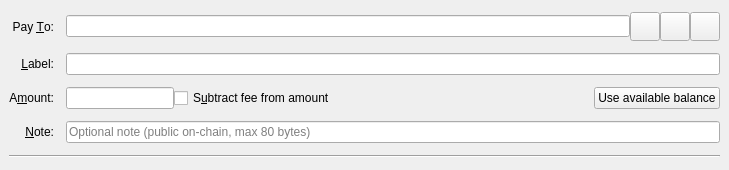
<?xml version="1.0" encoding="UTF-8"?>
<ui version="4.0">
 <class>SendCoinsEntry</class>
 <widget class="QStackedWidget" name="SendCoinsEntry">
  <property name="geometry">
   <rect>
    <x>0</x>
    <y>0</y>
    <width>729</width>
    <height>170</height>
   </rect>
  </property>
  <property name="focusPolicy">
   <enum>Qt::TabFocus</enum>
  </property>
  <property name="autoFillBackground">
   <bool>false</bool>
  </property>
  <widget class="QFrame" name="SendCoins">
   <property name="toolTip">
    <string>This is a normal payment.</string>
   </property>
   <property name="frameShape">
    <enum>QFrame::NoFrame</enum>
   </property>
   <layout class="QGridLayout" name="gridLayout">
    <property name="topMargin">
     <number>8</number>
    </property>
    <property name="bottomMargin">
     <number>4</number>
    </property>
    <property name="horizontalSpacing">
     <number>12</number>
    </property>
    <property name="verticalSpacing">
     <number>8</number>
    </property>
    <item row="0" column="0">
     <widget class="QLabel" name="payToLabel">
      <property name="text">
       <string>Pay &amp;To:</string>
      </property>
      <property name="alignment">
       <set>Qt::AlignRight|Qt::AlignTrailing|Qt::AlignVCenter</set>
      </property>
      <property name="buddy">
       <cstring>payTo</cstring>
      </property>
     </widget>
    </item>
    <item row="0" column="1">
     <layout class="QHBoxLayout" name="payToLayout">
      <property name="spacing">
       <number>0</number>
      </property>
      <item>
       <widget class="QValidatedLineEdit" name="payTo">
        <property name="toolTip">
         <string>The Badcoin address to send the payment to</string>
        </property>
       </widget>
      </item>
      <item>
       <widget class="QToolButton" name="addressBookButton">
        <property name="toolTip">
         <string>Choose previously used address</string>
        </property>
        <property name="text">
         <string/>
        </property>
        <property name="icon">
         <iconset resource="../bitcoin.qrc">
          <normaloff>:/icons/address-book</normaloff>:/icons/address-book</iconset>
        </property>
        <property name="iconSize">
         <size>
          <width>22</width>
          <height>22</height>
         </size>
        </property>
        <property name="shortcut">
         <string>Alt+A</string>
        </property>
       </widget>
      </item>
      <item>
       <widget class="QToolButton" name="pasteButton">
        <property name="toolTip">
         <string>Paste address from clipboard</string>
        </property>
        <property name="text">
         <string/>
        </property>
        <property name="icon">
         <iconset resource="../bitcoin.qrc">
          <normaloff>:/icons/editpaste</normaloff>:/icons/editpaste</iconset>
        </property>
        <property name="iconSize">
         <size>
          <width>22</width>
          <height>22</height>
         </size>
        </property>
        <property name="shortcut">
         <string>Alt+P</string>
        </property>
       </widget>
      </item>
      <item>
       <widget class="QToolButton" name="deleteButton">
        <property name="toolTip">
         <string>Remove this entry</string>
        </property>
        <property name="text">
         <string/>
        </property>
        <property name="icon">
         <iconset resource="../bitcoin.qrc">
          <normaloff>:/icons/remove</normaloff>:/icons/remove</iconset>
        </property>
        <property name="iconSize">
         <size>
          <width>22</width>
          <height>22</height>
         </size>
        </property>
       </widget>
      </item>
     </layout>
    </item>
    <item row="1" column="0">
     <widget class="QLabel" name="labellLabel">
      <property name="text">
       <string>&amp;Label:</string>
      </property>
      <property name="alignment">
       <set>Qt::AlignRight|Qt::AlignTrailing|Qt::AlignVCenter</set>
      </property>
      <property name="buddy">
       <cstring>addAsLabel</cstring>
      </property>
     </widget>
    </item>
    <item row="1" column="1">
     <widget class="QLineEdit" name="addAsLabel">
      <property name="toolTip">
       <string>Enter a label for this address to add it to the list of used addresses</string>
      </property>
     </widget>
    </item>
    <item row="2" column="0">
     <widget class="QLabel" name="amountLabel">
      <property name="text">
       <string>A&amp;mount:</string>
      </property>
      <property name="alignment">
       <set>Qt::AlignRight|Qt::AlignTrailing|Qt::AlignVCenter</set>
      </property>
      <property name="buddy">
       <cstring>payAmount</cstring>
      </property>
     </widget>
    </item>
    <item row="2" column="1">
     <layout class="QHBoxLayout" name="horizontalLayoutAmount" stretch="0,1,0">
      <item>
       <widget class="BitcoinAmountField" name="payAmount"/>
      </item>
      <item>
       <widget class="QCheckBox" name="checkboxSubtractFeeFromAmount">
        <property name="toolTip">
         <string>The fee will be deducted from the amount being sent. The recipient will receive less badcoins than you enter in the amount field. If multiple recipients are selected, the fee is split equally.</string>
        </property>
        <property name="text">
         <string>S&amp;ubtract fee from amount</string>
        </property>
       </widget>
      </item>
      <item>
       <widget class="QPushButton" name="useAvailableBalanceButton">
        <property name="text">
         <string>Use available balance</string>
        </property>
       </widget>
      </item>
     </layout>
    </item>
    <item row="3" column="0">
     <widget class="QLabel" name="messageLabel">
      <property name="text">
       <string>&amp;Note:</string>
      </property>
      <property name="alignment">
       <set>Qt::AlignRight|Qt::AlignTrailing|Qt::AlignVCenter</set>
      </property>
      <property name="buddy">
       <cstring>messageTextLabel</cstring>
      </property>
     </widget>
    </item>
    <item row="3" column="1">
     <widget class="QLineEdit" name="messageTextLabel">
      <property name="toolTip">
       <string>Optional public on-chain note (OP_RETURN). Anyone can read this forever on the blockchain. Leave blank for a private send. Max 80 UTF-8 bytes.</string>
      </property>
      <property name="placeholderText">
       <string>Optional note (public on-chain, max 80 bytes)</string>
      </property>
      <property name="maxLength">
       <number>80</number>
      </property>
     </widget>
    </item>
    <item row="4" column="0" colspan="2">
     <widget class="Line" name="line">
      <property name="orientation">
       <enum>Qt::Horizontal</enum>
      </property>
     </widget>
    </item>
   </layout>
  </widget>
  <widget class="QFrame" name="SendCoins_UnauthenticatedPaymentRequest">
   <property name="palette">
    <palette>
     <active>
      <colorrole role="WindowText">
       <brush brushstyle="SolidPattern">
        <color alpha="255">
         <red>0</red>
         <green>0</green>
         <blue>0</blue>
        </color>
       </brush>
      </colorrole>
      <colorrole role="Button">
       <brush brushstyle="SolidPattern">
        <color alpha="255">
         <red>255</red>
         <green>255</green>
         <blue>127</blue>
        </color>
       </brush>
      </colorrole>
      <colorrole role="Light">
       <brush brushstyle="SolidPattern">
        <color alpha="255">
         <red>255</red>
         <green>255</green>
         <blue>255</blue>
        </color>
       </brush>
      </colorrole>
      <colorrole role="Midlight">
       <brush brushstyle="SolidPattern">
        <color alpha="255">
         <red>255</red>
         <green>255</green>
         <blue>191</blue>
        </color>
       </brush>
      </colorrole>
      <colorrole role="Dark">
       <brush brushstyle="SolidPattern">
        <color alpha="255">
         <red>127</red>
         <green>127</green>
         <blue>63</blue>
        </color>
       </brush>
      </colorrole>
      <colorrole role="Mid">
       <brush brushstyle="SolidPattern">
        <color alpha="255">
         <red>170</red>
         <green>170</green>
         <blue>84</blue>
        </color>
       </brush>
      </colorrole>
      <colorrole role="Text">
       <brush brushstyle="SolidPattern">
        <color alpha="255">
         <red>0</red>
         <green>0</green>
         <blue>0</blue>
        </color>
       </brush>
      </colorrole>
      <colorrole role="BrightText">
       <brush brushstyle="SolidPattern">
        <color alpha="255">
         <red>255</red>
         <green>255</green>
         <blue>255</blue>
        </color>
       </brush>
      </colorrole>
      <colorrole role="ButtonText">
       <brush brushstyle="SolidPattern">
        <color alpha="255">
         <red>0</red>
         <green>0</green>
         <blue>0</blue>
        </color>
       </brush>
      </colorrole>
      <colorrole role="Base">
       <brush brushstyle="SolidPattern">
        <color alpha="255">
         <red>255</red>
         <green>255</green>
         <blue>255</blue>
        </color>
       </brush>
      </colorrole>
      <colorrole role="Window">
       <brush brushstyle="SolidPattern">
        <color alpha="255">
         <red>255</red>
         <green>255</green>
         <blue>127</blue>
        </color>
       </brush>
      </colorrole>
      <colorrole role="Shadow">
       <brush brushstyle="SolidPattern">
        <color alpha="255">
         <red>0</red>
         <green>0</green>
         <blue>0</blue>
        </color>
       </brush>
      </colorrole>
      <colorrole role="AlternateBase">
       <brush brushstyle="SolidPattern">
        <color alpha="255">
         <red>255</red>
         <green>255</green>
         <blue>191</blue>
        </color>
       </brush>
      </colorrole>
      <colorrole role="ToolTipBase">
       <brush brushstyle="SolidPattern">
        <color alpha="255">
         <red>255</red>
         <green>255</green>
         <blue>220</blue>
        </color>
       </brush>
      </colorrole>
      <colorrole role="ToolTipText">
       <brush brushstyle="SolidPattern">
        <color alpha="255">
         <red>0</red>
         <green>0</green>
         <blue>0</blue>
        </color>
       </brush>
      </colorrole>
     </active>
     <inactive>
      <colorrole role="WindowText">
       <brush brushstyle="SolidPattern">
        <color alpha="255">
         <red>0</red>
         <green>0</green>
         <blue>0</blue>
        </color>
       </brush>
      </colorrole>
      <colorrole role="Button">
       <brush brushstyle="SolidPattern">
        <color alpha="255">
         <red>255</red>
         <green>255</green>
         <blue>127</blue>
        </color>
       </brush>
      </colorrole>
      <colorrole role="Light">
       <brush brushstyle="SolidPattern">
        <color alpha="255">
         <red>255</red>
         <green>255</green>
         <blue>255</blue>
        </color>
       </brush>
      </colorrole>
      <colorrole role="Midlight">
       <brush brushstyle="SolidPattern">
        <color alpha="255">
         <red>255</red>
         <green>255</green>
         <blue>191</blue>
        </color>
       </brush>
      </colorrole>
      <colorrole role="Dark">
       <brush brushstyle="SolidPattern">
        <color alpha="255">
         <red>127</red>
         <green>127</green>
         <blue>63</blue>
        </color>
       </brush>
      </colorrole>
      <colorrole role="Mid">
       <brush brushstyle="SolidPattern">
        <color alpha="255">
         <red>170</red>
         <green>170</green>
         <blue>84</blue>
        </color>
       </brush>
      </colorrole>
      <colorrole role="Text">
       <brush brushstyle="SolidPattern">
        <color alpha="255">
         <red>0</red>
         <green>0</green>
         <blue>0</blue>
        </color>
       </brush>
      </colorrole>
      <colorrole role="BrightText">
       <brush brushstyle="SolidPattern">
        <color alpha="255">
         <red>255</red>
         <green>255</green>
         <blue>255</blue>
        </color>
       </brush>
      </colorrole>
      <colorrole role="ButtonText">
       <brush brushstyle="SolidPattern">
        <color alpha="255">
         <red>0</red>
         <green>0</green>
         <blue>0</blue>
        </color>
       </brush>
      </colorrole>
      <colorrole role="Base">
       <brush brushstyle="SolidPattern">
        <color alpha="255">
         <red>255</red>
         <green>255</green>
         <blue>255</blue>
        </color>
       </brush>
      </colorrole>
      <colorrole role="Window">
       <brush brushstyle="SolidPattern">
        <color alpha="255">
         <red>255</red>
         <green>255</green>
         <blue>127</blue>
        </color>
       </brush>
      </colorrole>
      <colorrole role="Shadow">
       <brush brushstyle="SolidPattern">
        <color alpha="255">
         <red>0</red>
         <green>0</green>
         <blue>0</blue>
        </color>
       </brush>
      </colorrole>
      <colorrole role="AlternateBase">
       <brush brushstyle="SolidPattern">
        <color alpha="255">
         <red>255</red>
         <green>255</green>
         <blue>191</blue>
        </color>
       </brush>
      </colorrole>
      <colorrole role="ToolTipBase">
       <brush brushstyle="SolidPattern">
        <color alpha="255">
         <red>255</red>
         <green>255</green>
         <blue>220</blue>
        </color>
       </brush>
      </colorrole>
      <colorrole role="ToolTipText">
       <brush brushstyle="SolidPattern">
        <color alpha="255">
         <red>0</red>
         <green>0</green>
         <blue>0</blue>
        </color>
       </brush>
      </colorrole>
     </inactive>
     <disabled>
      <colorrole role="WindowText">
       <brush brushstyle="SolidPattern">
        <color alpha="255">
         <red>127</red>
         <green>127</green>
         <blue>63</blue>
        </color>
       </brush>
      </colorrole>
      <colorrole role="Button">
       <brush brushstyle="SolidPattern">
        <color alpha="255">
         <red>255</red>
         <green>255</green>
         <blue>127</blue>
        </color>
       </brush>
      </colorrole>
      <colorrole role="Light">
       <brush brushstyle="SolidPattern">
        <color alpha="255">
         <red>255</red>
         <green>255</green>
         <blue>255</blue>
        </color>
       </brush>
      </colorrole>
      <colorrole role="Midlight">
       <brush brushstyle="SolidPattern">
        <color alpha="255">
         <red>255</red>
         <green>255</green>
         <blue>191</blue>
        </color>
       </brush>
      </colorrole>
      <colorrole role="Dark">
       <brush brushstyle="SolidPattern">
        <color alpha="255">
         <red>127</red>
         <green>127</green>
         <blue>63</blue>
        </color>
       </brush>
      </colorrole>
      <colorrole role="Mid">
       <brush brushstyle="SolidPattern">
        <color alpha="255">
         <red>170</red>
         <green>170</green>
         <blue>84</blue>
        </color>
       </brush>
      </colorrole>
      <colorrole role="Text">
       <brush brushstyle="SolidPattern">
        <color alpha="255">
         <red>127</red>
         <green>127</green>
         <blue>63</blue>
        </color>
       </brush>
      </colorrole>
      <colorrole role="BrightText">
       <brush brushstyle="SolidPattern">
        <color alpha="255">
         <red>255</red>
         <green>255</green>
         <blue>255</blue>
        </color>
       </brush>
      </colorrole>
      <colorrole role="ButtonText">
       <brush brushstyle="SolidPattern">
        <color alpha="255">
         <red>127</red>
         <green>127</green>
         <blue>63</blue>
        </color>
       </brush>
      </colorrole>
      <colorrole role="Base">
       <brush brushstyle="SolidPattern">
        <color alpha="255">
         <red>255</red>
         <green>255</green>
         <blue>127</blue>
        </color>
       </brush>
      </colorrole>
      <colorrole role="Window">
       <brush brushstyle="SolidPattern">
        <color alpha="255">
         <red>255</red>
         <green>255</green>
         <blue>127</blue>
        </color>
       </brush>
      </colorrole>
      <colorrole role="Shadow">
       <brush brushstyle="SolidPattern">
        <color alpha="255">
         <red>0</red>
         <green>0</green>
         <blue>0</blue>
        </color>
       </brush>
      </colorrole>
      <colorrole role="AlternateBase">
       <brush brushstyle="SolidPattern">
        <color alpha="255">
         <red>255</red>
         <green>255</green>
         <blue>127</blue>
        </color>
       </brush>
      </colorrole>
      <colorrole role="ToolTipBase">
       <brush brushstyle="SolidPattern">
        <color alpha="255">
         <red>255</red>
         <green>255</green>
         <blue>220</blue>
        </color>
       </brush>
      </colorrole>
      <colorrole role="ToolTipText">
       <brush brushstyle="SolidPattern">
        <color alpha="255">
         <red>0</red>
         <green>0</green>
         <blue>0</blue>
        </color>
       </brush>
      </colorrole>
     </disabled>
    </palette>
   </property>
   <property name="toolTip">
    <string>This is an unauthenticated payment request.</string>
   </property>
   <property name="autoFillBackground">
    <bool>true</bool>
   </property>
   <property name="frameShape">
    <enum>QFrame::NoFrame</enum>
   </property>
   <layout class="QGridLayout" name="gridLayout_is">
    <property name="spacing">
     <number>12</number>
    </property>
    <item row="0" column="0">
     <widget class="QLabel" name="payToLabel_is">
      <property name="text">
       <string>Pay To:</string>
      </property>
      <property name="alignment">
       <set>Qt::AlignRight|Qt::AlignTrailing|Qt::AlignVCenter</set>
      </property>
     </widget>
    </item>
    <item row="0" column="1">
     <layout class="QHBoxLayout" name="payToLayout_is">
      <property name="spacing">
       <number>0</number>
      </property>
      <item>
       <widget class="QLabel" name="payTo_is"/>
      </item>
      <item>
       <widget class="QToolButton" name="deleteButton_is">
        <property name="toolTip">
         <string>Remove this entry</string>
        </property>
        <property name="text">
         <string/>
        </property>
        <property name="icon">
         <iconset resource="../bitcoin.qrc">
          <normaloff>:/icons/remove</normaloff>:/icons/remove</iconset>
        </property>
       </widget>
      </item>
     </layout>
    </item>
    <item row="1" column="0">
     <widget class="QLabel" name="memoLabel_is">
      <property name="text">
       <string>Memo:</string>
      </property>
      <property name="alignment">
       <set>Qt::AlignRight|Qt::AlignTrailing|Qt::AlignVCenter</set>
      </property>
     </widget>
    </item>
    <item row="1" column="1">
     <widget class="QLabel" name="memoTextLabel_is">
      <property name="textFormat">
       <enum>Qt::PlainText</enum>
      </property>
     </widget>
    </item>
    <item row="2" column="0">
     <widget class="QLabel" name="amountLabel_is">
      <property name="text">
       <string>A&amp;mount:</string>
      </property>
      <property name="alignment">
       <set>Qt::AlignRight|Qt::AlignTrailing|Qt::AlignVCenter</set>
      </property>
      <property name="buddy">
       <cstring>payAmount_is</cstring>
      </property>
     </widget>
    </item>
    <item row="2" column="1">
     <widget class="BitcoinAmountField" name="payAmount_is">
      <property name="acceptDrops">
       <bool>false</bool>
      </property>
     </widget>
    </item>
   </layout>
  </widget>
  <widget class="QFrame" name="SendCoins_AuthenticatedPaymentRequest">
   <property name="palette">
    <palette>
     <active>
      <colorrole role="WindowText">
       <brush brushstyle="SolidPattern">
        <color alpha="255">
         <red>0</red>
         <green>0</green>
         <blue>0</blue>
        </color>
       </brush>
      </colorrole>
      <colorrole role="Button">
       <brush brushstyle="SolidPattern">
        <color alpha="255">
         <red>140</red>
         <green>232</green>
         <blue>119</blue>
        </color>
       </brush>
      </colorrole>
      <colorrole role="Light">
       <brush brushstyle="SolidPattern">
        <color alpha="255">
         <red>230</red>
         <green>255</green>
         <blue>224</blue>
        </color>
       </brush>
      </colorrole>
      <colorrole role="Midlight">
       <brush brushstyle="SolidPattern">
        <color alpha="255">
         <red>185</red>
         <green>243</green>
         <blue>171</blue>
        </color>
       </brush>
      </colorrole>
      <colorrole role="Dark">
       <brush brushstyle="SolidPattern">
        <color alpha="255">
         <red>70</red>
         <green>116</green>
         <blue>59</blue>
        </color>
       </brush>
      </colorrole>
      <colorrole role="Mid">
       <brush brushstyle="SolidPattern">
        <color alpha="255">
         <red>93</red>
         <green>155</green>
         <blue>79</blue>
        </color>
       </brush>
      </colorrole>
      <colorrole role="Text">
       <brush brushstyle="SolidPattern">
        <color alpha="255">
         <red>0</red>
         <green>0</green>
         <blue>0</blue>
        </color>
       </brush>
      </colorrole>
      <colorrole role="BrightText">
       <brush brushstyle="SolidPattern">
        <color alpha="255">
         <red>155</red>
         <green>255</green>
         <blue>147</blue>
        </color>
       </brush>
      </colorrole>
      <colorrole role="ButtonText">
       <brush brushstyle="SolidPattern">
        <color alpha="255">
         <red>0</red>
         <green>0</green>
         <blue>0</blue>
        </color>
       </brush>
      </colorrole>
      <colorrole role="Base">
       <brush brushstyle="SolidPattern">
        <color alpha="255">
         <red>119</red>
         <green>255</green>
         <blue>233</blue>
        </color>
       </brush>
      </colorrole>
      <colorrole role="Window">
       <brush brushstyle="SolidPattern">
        <color alpha="255">
         <red>140</red>
         <green>232</green>
         <blue>119</blue>
        </color>
       </brush>
      </colorrole>
      <colorrole role="Shadow">
       <brush brushstyle="SolidPattern">
        <color alpha="255">
         <red>0</red>
         <green>0</green>
         <blue>0</blue>
        </color>
       </brush>
      </colorrole>
      <colorrole role="AlternateBase">
       <brush brushstyle="SolidPattern">
        <color alpha="255">
         <red>197</red>
         <green>243</green>
         <blue>187</blue>
        </color>
       </brush>
      </colorrole>
      <colorrole role="NoRole">
       <brush brushstyle="SolidPattern">
        <color alpha="255">
         <red>125</red>
         <green>194</green>
         <blue>122</blue>
        </color>
       </brush>
      </colorrole>
      <colorrole role="ToolTipBase">
       <brush brushstyle="SolidPattern">
        <color alpha="255">
         <red>255</red>
         <green>255</green>
         <blue>220</blue>
        </color>
       </brush>
      </colorrole>
      <colorrole role="ToolTipText">
       <brush brushstyle="SolidPattern">
        <color alpha="255">
         <red>0</red>
         <green>0</green>
         <blue>0</blue>
        </color>
       </brush>
      </colorrole>
     </active>
     <inactive>
      <colorrole role="WindowText">
       <brush brushstyle="SolidPattern">
        <color alpha="255">
         <red>0</red>
         <green>0</green>
         <blue>0</blue>
        </color>
       </brush>
      </colorrole>
      <colorrole role="Button">
       <brush brushstyle="SolidPattern">
        <color alpha="255">
         <red>140</red>
         <green>232</green>
         <blue>119</blue>
        </color>
       </brush>
      </colorrole>
      <colorrole role="Light">
       <brush brushstyle="SolidPattern">
        <color alpha="255">
         <red>230</red>
         <green>255</green>
         <blue>224</blue>
        </color>
       </brush>
      </colorrole>
      <colorrole role="Midlight">
       <brush brushstyle="SolidPattern">
        <color alpha="255">
         <red>185</red>
         <green>243</green>
         <blue>171</blue>
        </color>
       </brush>
      </colorrole>
      <colorrole role="Dark">
       <brush brushstyle="SolidPattern">
        <color alpha="255">
         <red>70</red>
         <green>116</green>
         <blue>59</blue>
        </color>
       </brush>
      </colorrole>
      <colorrole role="Mid">
       <brush brushstyle="SolidPattern">
        <color alpha="255">
         <red>93</red>
         <green>155</green>
         <blue>79</blue>
        </color>
       </brush>
      </colorrole>
      <colorrole role="Text">
       <brush brushstyle="SolidPattern">
        <color alpha="255">
         <red>0</red>
         <green>0</green>
         <blue>0</blue>
        </color>
       </brush>
      </colorrole>
      <colorrole role="BrightText">
       <brush brushstyle="SolidPattern">
        <color alpha="255">
         <red>155</red>
         <green>255</green>
         <blue>147</blue>
        </color>
       </brush>
      </colorrole>
      <colorrole role="ButtonText">
       <brush brushstyle="SolidPattern">
        <color alpha="255">
         <red>0</red>
         <green>0</green>
         <blue>0</blue>
        </color>
       </brush>
      </colorrole>
      <colorrole role="Base">
       <brush brushstyle="SolidPattern">
        <color alpha="255">
         <red>119</red>
         <green>255</green>
         <blue>233</blue>
        </color>
       </brush>
      </colorrole>
      <colorrole role="Window">
       <brush brushstyle="SolidPattern">
        <color alpha="255">
         <red>140</red>
         <green>232</green>
         <blue>119</blue>
        </color>
       </brush>
      </colorrole>
      <colorrole role="Shadow">
       <brush brushstyle="SolidPattern">
        <color alpha="255">
         <red>0</red>
         <green>0</green>
         <blue>0</blue>
        </color>
       </brush>
      </colorrole>
      <colorrole role="AlternateBase">
       <brush brushstyle="SolidPattern">
        <color alpha="255">
         <red>197</red>
         <green>243</green>
         <blue>187</blue>
        </color>
       </brush>
      </colorrole>
      <colorrole role="NoRole">
       <brush brushstyle="SolidPattern">
        <color alpha="255">
         <red>125</red>
         <green>194</green>
         <blue>122</blue>
        </color>
       </brush>
      </colorrole>
      <colorrole role="ToolTipBase">
       <brush brushstyle="SolidPattern">
        <color alpha="255">
         <red>255</red>
         <green>255</green>
         <blue>220</blue>
        </color>
       </brush>
      </colorrole>
      <colorrole role="ToolTipText">
       <brush brushstyle="SolidPattern">
        <color alpha="255">
         <red>0</red>
         <green>0</green>
         <blue>0</blue>
        </color>
       </brush>
      </colorrole>
     </inactive>
     <disabled>
      <colorrole role="WindowText">
       <brush brushstyle="SolidPattern">
        <color alpha="255">
         <red>70</red>
         <green>116</green>
         <blue>59</blue>
        </color>
       </brush>
      </colorrole>
      <colorrole role="Button">
       <brush brushstyle="SolidPattern">
        <color alpha="255">
         <red>140</red>
         <green>232</green>
         <blue>119</blue>
        </color>
       </brush>
      </colorrole>
      <colorrole role="Light">
       <brush brushstyle="SolidPattern">
        <color alpha="255">
         <red>230</red>
         <green>255</green>
         <blue>224</blue>
        </color>
       </brush>
      </colorrole>
      <colorrole role="Midlight">
       <brush brushstyle="SolidPattern">
        <color alpha="255">
         <red>185</red>
         <green>243</green>
         <blue>171</blue>
        </color>
       </brush>
      </colorrole>
      <colorrole role="Dark">
       <brush brushstyle="SolidPattern">
        <color alpha="255">
         <red>70</red>
         <green>116</green>
         <blue>59</blue>
        </color>
       </brush>
      </colorrole>
      <colorrole role="Mid">
       <brush brushstyle="SolidPattern">
        <color alpha="255">
         <red>93</red>
         <green>155</green>
         <blue>79</blue>
        </color>
       </brush>
      </colorrole>
      <colorrole role="Text">
       <brush brushstyle="SolidPattern">
        <color alpha="255">
         <red>70</red>
         <green>116</green>
         <blue>59</blue>
        </color>
       </brush>
      </colorrole>
      <colorrole role="BrightText">
       <brush brushstyle="SolidPattern">
        <color alpha="255">
         <red>155</red>
         <green>255</green>
         <blue>147</blue>
        </color>
       </brush>
      </colorrole>
      <colorrole role="ButtonText">
       <brush brushstyle="SolidPattern">
        <color alpha="255">
         <red>70</red>
         <green>116</green>
         <blue>59</blue>
        </color>
       </brush>
      </colorrole>
      <colorrole role="Base">
       <brush brushstyle="SolidPattern">
        <color alpha="255">
         <red>140</red>
         <green>232</green>
         <blue>119</blue>
        </color>
       </brush>
      </colorrole>
      <colorrole role="Window">
       <brush brushstyle="SolidPattern">
        <color alpha="255">
         <red>140</red>
         <green>232</green>
         <blue>119</blue>
        </color>
       </brush>
      </colorrole>
      <colorrole role="Shadow">
       <brush brushstyle="SolidPattern">
        <color alpha="255">
         <red>0</red>
         <green>0</green>
         <blue>0</blue>
        </color>
       </brush>
      </colorrole>
      <colorrole role="AlternateBase">
       <brush brushstyle="SolidPattern">
        <color alpha="255">
         <red>140</red>
         <green>232</green>
         <blue>119</blue>
        </color>
       </brush>
      </colorrole>
      <colorrole role="NoRole">
       <brush brushstyle="SolidPattern">
        <color alpha="255">
         <red>125</red>
         <green>194</green>
         <blue>122</blue>
        </color>
       </brush>
      </colorrole>
      <colorrole role="ToolTipBase">
       <brush brushstyle="SolidPattern">
        <color alpha="255">
         <red>255</red>
         <green>255</green>
         <blue>220</blue>
        </color>
       </brush>
      </colorrole>
      <colorrole role="ToolTipText">
       <brush brushstyle="SolidPattern">
        <color alpha="255">
         <red>0</red>
         <green>0</green>
         <blue>0</blue>
        </color>
       </brush>
      </colorrole>
     </disabled>
    </palette>
   </property>
   <property name="toolTip">
    <string>This is an authenticated payment request.</string>
   </property>
   <property name="autoFillBackground">
    <bool>true</bool>
   </property>
   <property name="frameShape">
    <enum>QFrame::NoFrame</enum>
   </property>
   <layout class="QGridLayout" name="gridLayout_s">
    <property name="spacing">
     <number>12</number>
    </property>
    <item row="0" column="0">
     <widget class="QLabel" name="payToLabel_s">
      <property name="text">
       <string>Pay To:</string>
      </property>
      <property name="alignment">
       <set>Qt::AlignRight|Qt::AlignTrailing|Qt::AlignVCenter</set>
      </property>
     </widget>
    </item>
    <item row="0" column="1">
     <layout class="QHBoxLayout" name="payToLayout_s">
      <property name="spacing">
       <number>0</number>
      </property>
      <item>
       <widget class="QLabel" name="payTo_s">
        <property name="textFormat">
         <enum>Qt::PlainText</enum>
        </property>
       </widget>
      </item>
      <item>
       <widget class="QToolButton" name="deleteButton_s">
        <property name="toolTip">
         <string>Remove this entry</string>
        </property>
        <property name="text">
         <string/>
        </property>
        <property name="icon">
         <iconset resource="../bitcoin.qrc">
          <normaloff>:/icons/remove</normaloff>:/icons/remove</iconset>
        </property>
       </widget>
      </item>
     </layout>
    </item>
    <item row="1" column="0">
     <widget class="QLabel" name="memoLabel_s">
      <property name="text">
       <string>Memo:</string>
      </property>
      <property name="alignment">
       <set>Qt::AlignRight|Qt::AlignTrailing|Qt::AlignVCenter</set>
      </property>
     </widget>
    </item>
    <item row="1" column="1">
     <widget class="QLabel" name="memoTextLabel_s">
      <property name="textFormat">
       <enum>Qt::PlainText</enum>
      </property>
     </widget>
    </item>
    <item row="2" column="0">
     <widget class="QLabel" name="amountLabel_s">
      <property name="text">
       <string>A&amp;mount:</string>
      </property>
      <property name="alignment">
       <set>Qt::AlignRight|Qt::AlignTrailing|Qt::AlignVCenter</set>
      </property>
      <property name="buddy">
       <cstring>payAmount_s</cstring>
      </property>
     </widget>
    </item>
    <item row="2" column="1">
     <widget class="BitcoinAmountField" name="payAmount_s">
      <property name="acceptDrops">
       <bool>false</bool>
      </property>
     </widget>
    </item>
   </layout>
  </widget>
 </widget>
 <customwidgets>
  <customwidget>
   <class>QValidatedLineEdit</class>
   <extends>QLineEdit</extends>
   <header>qt/qvalidatedlineedit.h</header>
  </customwidget>
  <customwidget>
   <class>BitcoinAmountField</class>
   <extends>QLineEdit</extends>
   <header>qt/bitcoinamountfield.h</header>
  </customwidget>
 </customwidgets>
 <tabstops>
  <tabstop>payTo</tabstop>
  <tabstop>addressBookButton</tabstop>
  <tabstop>pasteButton</tabstop>
  <tabstop>deleteButton</tabstop>
  <tabstop>addAsLabel</tabstop>
  <tabstop>payAmount</tabstop>
  <tabstop>payAmount_is</tabstop>
  <tabstop>deleteButton_is</tabstop>
  <tabstop>payAmount_s</tabstop>
  <tabstop>deleteButton_s</tabstop>
 </tabstops>
 <resources>
  <include location="../bitcoin.qrc"/>
 </resources>
 <connections/>
</ui>
